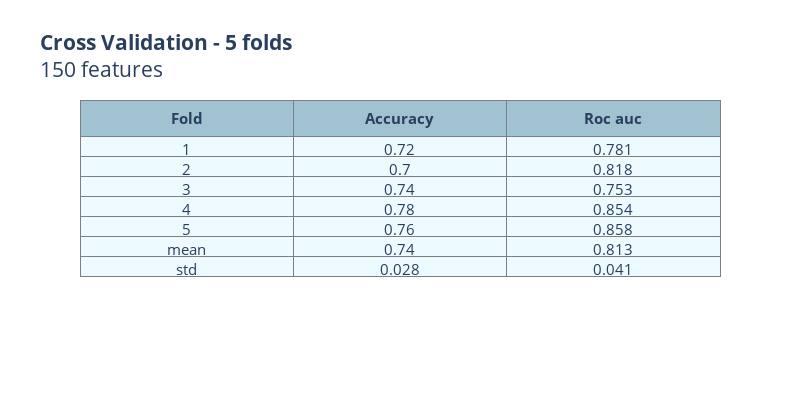

Source (notebook cell):
### Code cell
selector = RFE(liblinear_best_params_LR, n_features_to_select=150, step=1)
selector.fit(st_X,y)
scores_table(selector,st_X, y, '150 features')

### Figure 1 — Plotly figure (JSON) as saved in the notebook; plotly's stock layout.template omitted (floating-point values rounded to 4 significant figures)
{"data": [{"cells": {"align": ["center"], "fill": {"color": "#EDFAFF"}, "font": {"size": 15}, "line": {"color": "#7D7F80"}, "values": [["1", "2", "3", "4", "5", "mean", "std"], [0.72, 0.7, 0.74, 0.78, 0.76, 0.74, 0.028], [0.781, 0.818, 0.753, 0.854, 0.858, 0.813, 0.041]]}, "header": {"align": ["center"], "fill": {"color": "#a1c3d1"}, "font": {"size": 15}, "line": {"color": "#7D7F80"}, "values": ["<b>Fold", "<b>Accuracy", "<b>Roc auc"]}, "type": "table"}], "layout": {"font": {"size": 15}, "height": 400, "title": {"text": "<b>Cross Validation - 5 folds</b><br>150 features"}, "width": 800}}
